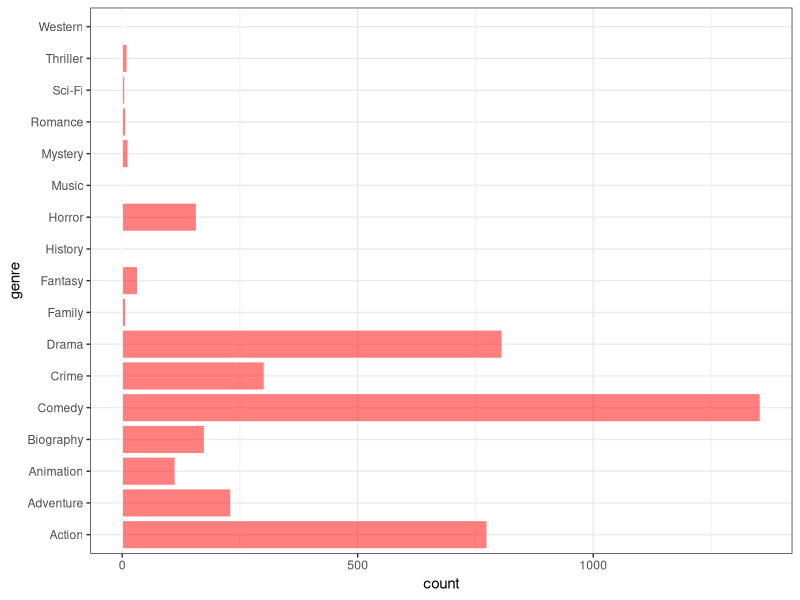
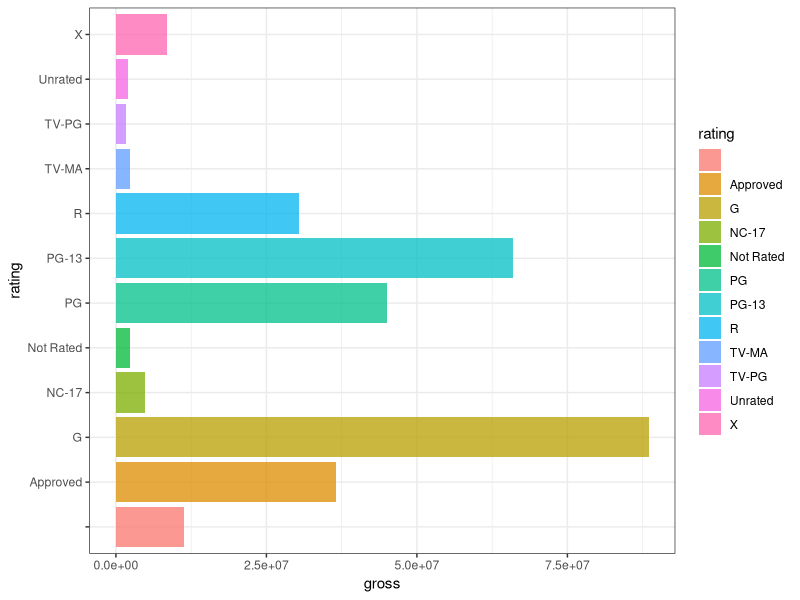
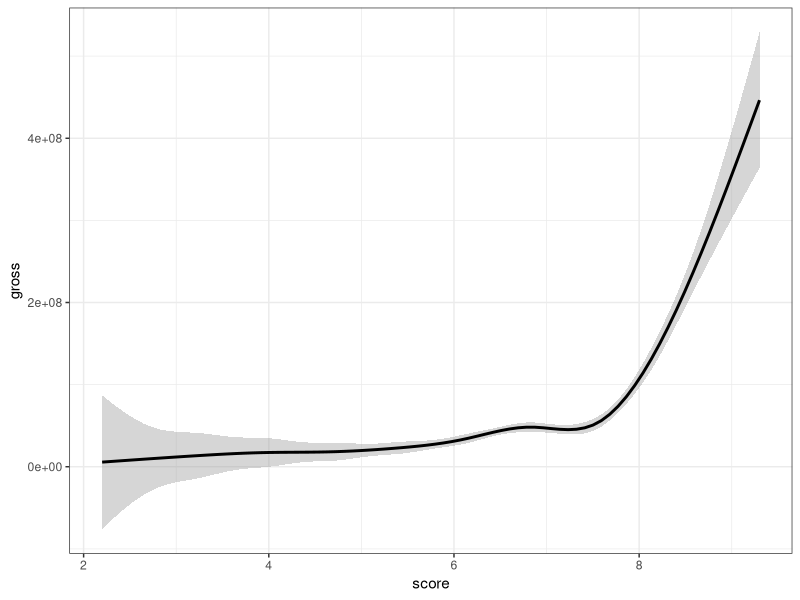

Source code (R) for these figures, in order:
library(ggplot2)

list <- read.csv("data/movies_updated.csv")

## one variable
ggplot(data = list, aes(y = genre)) + 
  geom_histogram(color = "white", fill = "red", alpha = 0.5, stat = "count", 
                 binwidth = 0.3) +
  theme_bw()

## one numeric, one categorical
ggplot(data = list, aes(y = rating, x = gross, fill = rating)) + 
  geom_bar(alpha = 0.75, stat = "summary", fun = "mean") +
  theme_bw()

## two numerics
ggplot(data = list, aes(x = score, y = gross)) + geom_smooth(color = "black") +
  theme_bw()
